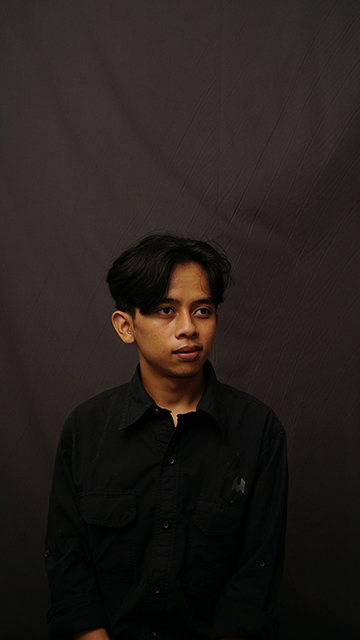
#> input picture pertemuan-13/assets/img/e.JPG, 360 x 640 px, found by its file name
$ python thresholding-otsu.py
#> lines starting #> are read from the running program, lines starting #| are printed output that depends on the picture; after the words box and inside, x2 and y2 are one past the last pixel; in counts of white or black regions, pixels touching at a corner belong together
import cv2

# Baca citra dalam grayscale
image = cv2.imread('assets\img\e.JPG', cv2.IMREAD_GRAYSCALE)
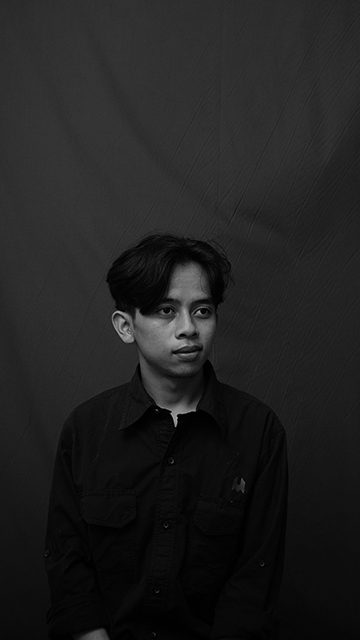
#> image: shape (640, 360); min 0, max 175, mean 32.2

# Terapkan Otsu's thresholding
ret, otsu_thresh = cv2.threshold(image, 0, 255, cv2.THRESH_BINARY + cv2.THRESH_OTSU)
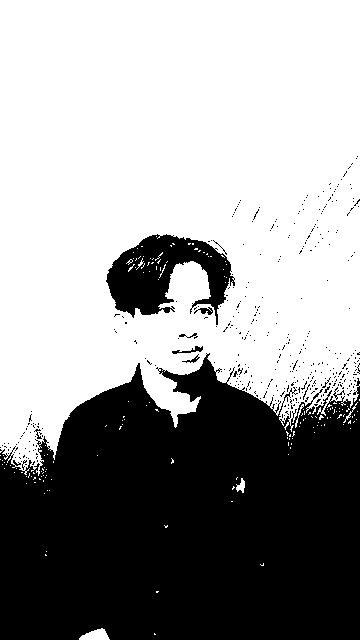
#> otsu_thresh: shape (640, 360); 60.7% white; 388 black regions (379 under 20 px), largest, box (x1, y1, x2, y2) and area: (0, 353, 360, 640) 83436, (106, 234, 235, 325) 5975, (172, 346, 203, 354) 89
#> ret = 28

# Tampilkan hasil segmentasi
cv2.imshow('Otsu Thresholding', otsu_thresh)
cv2.waitKey(0)
cv2.destroyAllWindows()
